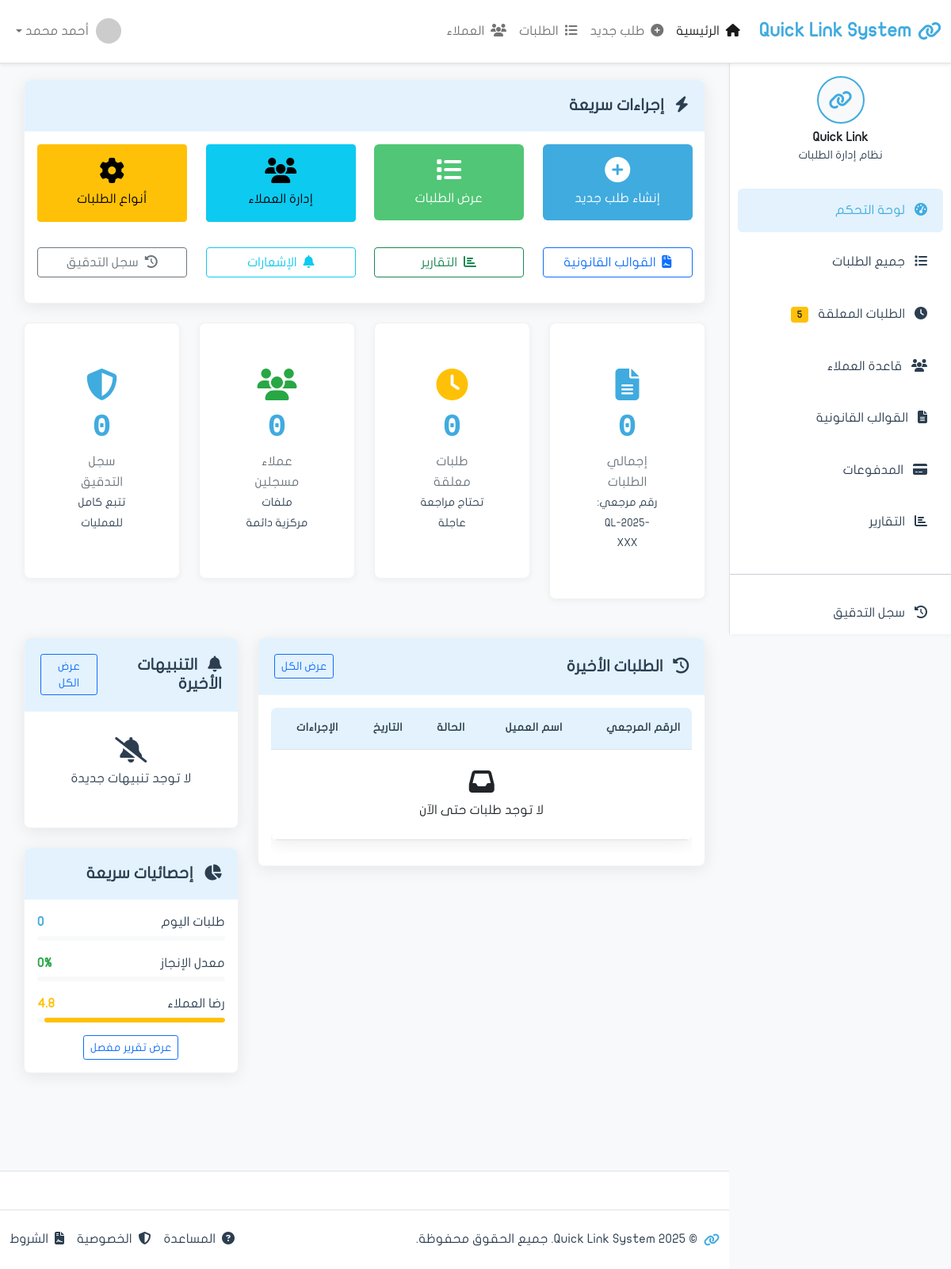
Before: / with the older database file.
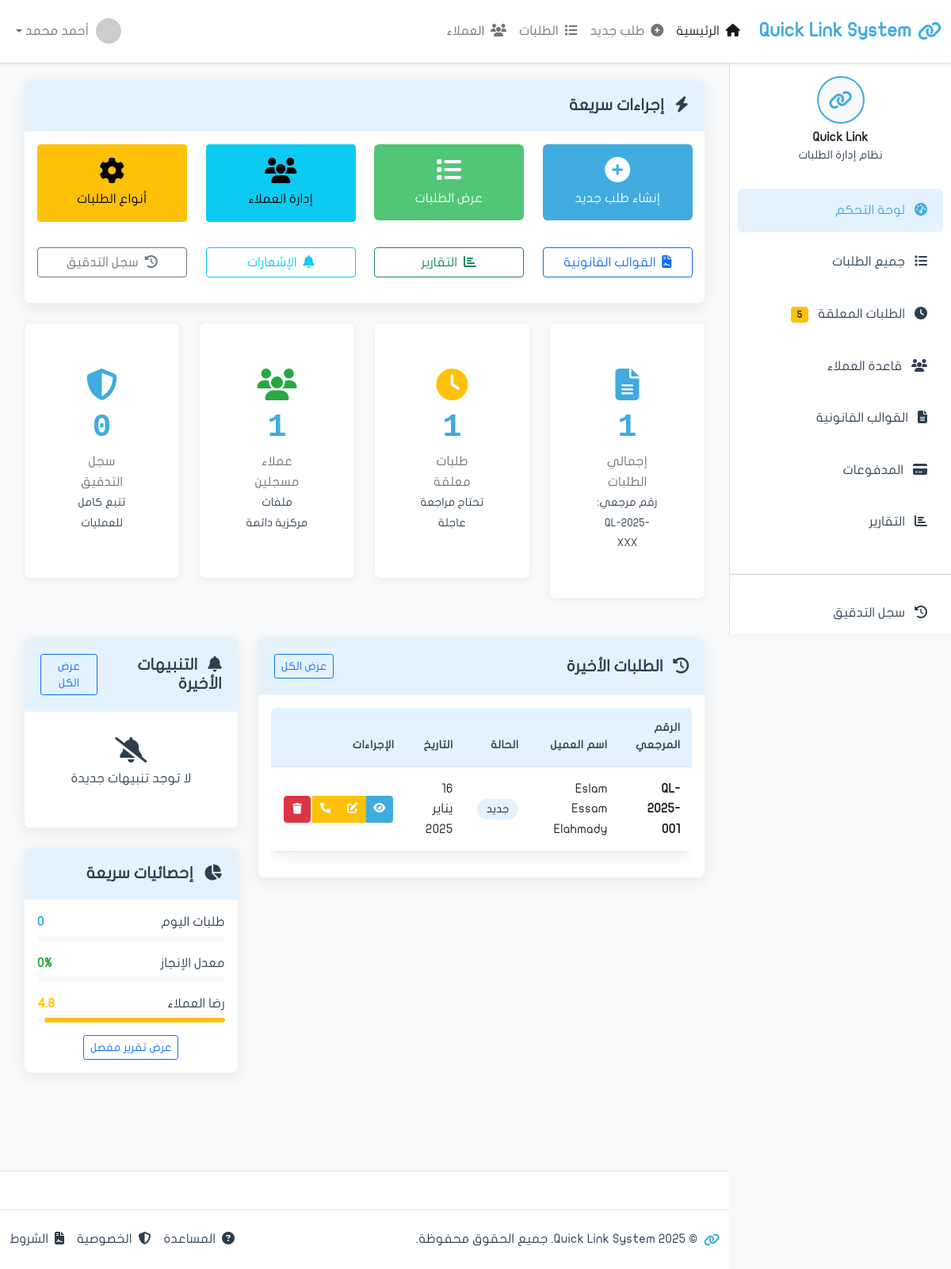
After: the same page with the newer database file.
### apps/requests/models.py (models this page shows, shortened)
class Request(models.Model):
    reference_number = models.CharField(
        'الرقم المرجعي',
        max_length=20,
        unique=True,
        editable=False
    )  # QL-2025-001
    customer = models.ForeignKey(
        'clients.Customer',
        on_delete=models.PROTECT,
        related_name='requests',
        verbose_name='العميل'
    )
    request_type = models.ForeignKey(
        'RequestType',
        on_delete=models.PROTECT,
        related_name='requests',
        verbose_name='نوع الطلب',
        null=True,  # للتوافق مع البيانات القديمة
        blank=True
    )
    request_type_legacy = models.CharField(
        'نوع الطلب (قديم)',
        max_length=100,
        blank=True,
        null=True
    )
    status = models.CharField(
        'الحالة',
        max_length=20,
        choices=RequestStatus.choices,
        default=RequestStatus.NEW
    )
    priority = models.CharField('الأولوية', max_length=20, choices=[
        ('low', 'منخفضة'),
        ('medium', 'متوسطة'),
        ('high', 'عالية'),
        ('urgent', 'عاجلة'),
    ], default='medium')
    template = models.ForeignKey(
        'Template',
        on_delete=models.PROTECT,
        related_name='requests',
        verbose_name='القالب القانوني',
        null=True,
        blank=True
    )
    needs_approval = models.BooleanField('يحتاج موافقة', default=True)
    approved_by = models.ForeignKey(
        'auth.User',
        on_delete=models.SET_NULL,
        null=True,
        blank=True,
        related_name='approved_requests',
        verbose_name='تمت الموافقة من'
    )
    approved_at = models.DateTimeField('تاريخ الموافقة', null=True, blank=True)
    rejected_by = models.ForeignKey(
        'auth.User',
        on_delete=models.SET_NULL,
        null=True,
        blank=True,
        related_name='rejected_requests',
        verbose_name='تم الرفض من'
    )
    rejected_at = models.DateTimeField('تاريخ الرفض', null=True, blank=True)
    rejection_reason = models.TextField('سبب الرفض', blank=True)
    submission_date = models.DateField('تاريخ التقديم', null=True, blank=True)
    due_date = models.DateField('تاريخ الاستحقاق', null=True, blank=True)
    completion_date = models.DateTimeField('تاريخ الإكمال', null=True, blank=True)
    total_amount = models.DecimalField('المبلغ الإجمالي', max_digits=10, decimal_places=2, default=0)
    is_paid = models.BooleanField('مدفوع', default=False)
    payment_method = models.CharField('طريقة الدفع', max_length=50, blank=True)
    description = models.TextField('الوصف', blank=True)
    notes = models.TextField('ملاحظات', blank=True)
    internal_notes = models.TextField('ملاحظات داخلية', blank=True)
    checklist_completed = models.BooleanField('Checklist مكتمل', default=False)
    identity_verified = models.BooleanField('الهوية موثقة', default=False)
    template_selected = models.BooleanField('القالب محدد', default=False)
    payment_confirmed = models.BooleanField('الدفع مؤكد', default=False)
    created_at = models.DateTimeField('تاريخ الإنشاء', auto_now_add=True)
    updated_at = models.DateTimeField('آخر تحديث', auto_now=True)
    created_by = models.ForeignKey(
        'auth.User',
        on_delete=models.SET_NULL,
        null=True,
        related_name='requests_created',
        verbose_name='تم الإنشاء بواسطة'
    )
    assigned_to = models.ForeignKey(
        'auth.User',
        on_delete=models.SET_NULL,
        null=True,
        blank=True,
        related_name='assigned_requests',
        verbose_name='مسند إلى'
    )
    is_deleted = models.BooleanField('محذوف', default=False)
    deleted_at = models.DateTimeField('تاريخ الحذف', null=True, blank=True)
    deleted_by = models.ForeignKey(
        'auth.User',
        on_delete=models.SET_NULL,
        null=True,
        blank=True,
        related_name='requests_deleted',
        verbose_name='تم الحذف بواسطة'
    )
    class Meta:
        verbose_name = 'طلب'
        verbose_name_plural = 'الطلبات'
        ordering = ['-created_at']
        permissions = [
            ('approve_request', 'يمكنه الموافقة على الطلبات'),
            ('reject_request', 'يمكنه رفض الطلبات'),
            ('can_delete_request', 'يمكنه حذف الطلبات'),
            ('view_all_requests', 'يمكنه رؤية جميع الطلبات'),
        ]
        indexes = [
            models.Index(fields=['reference_number']),
            models.Index(fields=['status']),
            models.Index(fields=['created_at']),
        ]

### apps/clients/models.py (models this page shows, shortened)
class Customer(models.Model):
    full_name = models.CharField('الاسم الرباعي', max_length=200)
    full_name_english = models.CharField('الاسم بالإنجليزية', max_length=200, blank=True)
    emirates_id = models.CharField(
        'رقم الهوية',
        max_length=18,
        unique=True,
        validators=[
            RegexValidator(
                regex=r'^784-\d{4}-\d{7}-\d{1}$',
                message='رقم الهوية يجب أن يكون بصيغة: 784-XXXX-XXXXXXX-X'
            )
        ]
    )
    date_of_birth = models.DateField('تاريخ الميلاد')
    nationality = models.CharField('الجنسية', max_length=100, default='الإمارات')
    gender = models.CharField('الجنس', max_length=10, choices=[
        ('male', 'ذكر'),
        ('female', 'أنثى'),
    ])
    phone = models.CharField('رقم الجوال', max_length=20)
    email = models.EmailField('البريد الإلكتروني', blank=True)
    address = models.TextField('العنوان', blank=True)
    occupation = models.CharField('المهنة', max_length=100, blank=True)
    company_name = models.CharField('اسم الشركة', max_length=200, blank=True)
    created_at = models.DateTimeField('تاريخ الإنشاء', auto_now_add=True)
    updated_at = models.DateTimeField('آخر تحديث', auto_now=True)
    created_by = models.ForeignKey(
        'auth.User',
        on_delete=models.SET_NULL,
        null=True,
        related_name='customers_created',
        verbose_name='تم الإنشاء بواسطة'
    )
    is_active = models.BooleanField('نشط', default=True)
    is_verified = models.BooleanField('موثق', default=False)
    notes = models.TextField('ملاحظات', blank=True)
    class Meta:
        verbose_name = 'عميل'
        verbose_name_plural = 'العملاء'
        ordering = ['-created_at']
        indexes = [
            models.Index(fields=['emirates_id']),
            models.Index(fields=['full_name']),
            models.Index(fields=['phone']),
        ]

### apps/requests/views.py (the view)
# urls.py: path('', views.dashboard, name='dashboard'),
def dashboard(request):
    from django.db.models import Count, Q
    from apps.audit.models import AuditLog
    total_requests = Request.objects.filter(is_deleted=False).count()
    pending_requests = Request.objects.filter(
        status__in=['new', 'in_review', 'pending_payment'],
        is_deleted=False
    ).count()
    total_customers = Customer.objects.filter(is_active=True).count()
    audit_logs_count = AuditLog.objects.count()
    recent_requests = Request.objects.filter(
        is_deleted=False
    ).select_related('customer', 'created_by').order_by('-created_at')[:10]
    today_requests = Request.objects.filter(
        created_at__date=date.today(),
        is_deleted=False
    ).count()
    completed_requests = Request.objects.filter(status='completed', is_deleted=False).count()
    completion_rate = round((completed_requests / total_requests * 100), 1) if total_requests > 0 else 0
    from apps.notifications.models import Notification
    recent_notifications = Notification.objects.filter(
        is_read=False
    ).order_by('-created_at')[:3]
    context = {
        'page_title': 'لوحة التحكم',
        'total_requests': total_requests,
        'pending_requests': pending_requests,
        'total_customers': total_customers,
        'audit_logs_count': audit_logs_count,
        'recent_requests': recent_requests,
        'today_requests': today_requests,
        'completion_rate': completion_rate,
        'recent_notifications': recent_notifications,
    }
    return render(request, 'requests/dashboard.html', context)

### apps/requests/templates/requests/dashboard.html (shortened to what the changed rows need)
{% extends 'base.html' %}
{% load static %}
{% block content %}
    <div class="row mb-4">
        <div class="col-xl-3 col-md-6 mb-4">
            <div class="card stats-card">
                <div class="card-body text-center">
                    <i class="fas fa-file-alt icon-large text-primary"></i>
                    <div class="stats-number">{{ total_requests|default:0 }}</div>
                    <div class="stats-label">إجمالي الطلبات</div>
                    <small class="text-muted">رقم مرجعي: QL-2025-XXX</small>
                </div>
            </div>
        </div>
        <div class="col-xl-3 col-md-6 mb-4">
            <div class="card stats-card">
                <div class="card-body text-center">
                    <i class="fas fa-clock icon-large text-warning"></i>
                    <div class="stats-number">{{ pending_requests|default:0 }}</div>
                    <div class="stats-label">طلبات معلقة</div>
                    <small class="text-muted">تحتاج مراجعة عاجلة</small>
                </div>
            </div>
        </div>
        <div class="col-xl-3 col-md-6 mb-4">
            <div class="card stats-card">
                <div class="card-body text-center">
                    <i class="fas fa-users icon-large text-success"></i>
                    <div class="stats-number">{{ total_customers|default:0 }}</div>
                    <div class="stats-label">عملاء مسجلين</div>
                    <small class="text-muted">ملفات مركزية دائمة</small>
                </div>
            </div>
        </div>
    </div>
    <div class="row">
        <div class="col-lg-8 mb-4">
            <div class="card shadow-custom">
                <div class="card-body">
                    <div class="table-responsive">
                        <table class="table table-hover">
                            <thead>
                                <tr>
                                    <th>الرقم المرجعي</th>
                                    <th>اسم العميل</th>
                                    <th>الحالة</th>
                                    <th>التاريخ</th>
                                    <th>الإجراءات</th>
                                </tr>
                            </thead>
                            <tbody>
                                {% if recent_requests %}
                                    {% for req in recent_requests %}
                                    <tr>
                                        <td><strong>{{ req.reference_number }}</strong></td>
                                        <td>{{ req.customer.full_name }}</td>
                                        <td>
                                            <span class="status-badge
                                                {% if req.status == 'new' %}status-new
                                                {% elif req.status == 'in_review' %}status-inprogress
                                                {% elif req.status == 'completed' or req.status == 'paid' %}status-completed
                                                {% else %}status-cancelled{% endif %}">
                                                {{ req.get_status_display }}
                                            </span>
                                        </td>
                                        <td>{{ req.created_at|date:"d يناير Y" }}</td>
                                        <td>
                                            <div class="btn-group" role="group">
                                                <a href="{% url 'requests:detail' req.id %}" class="btn btn-action btn-view" title="عرض التفاصيل">
                                                    <i class="fas fa-eye"></i>
                                                </a>
                                                {% if req.status == 'new' or req.status == 'in_review' %}
                                                    <a href="{% url 'requests:edit' req.id %}" class="btn btn-action btn-edit" title="تعديل">
                                                        <i class="fas fa-edit"></i>
                                                    </a>
                                                {% endif %}
                                                <a href="{% url 'chat:room' %}?customer_id={{ req.customer.id }}" class="btn btn-action btn-warning" title="اتصال عبر WhatsApp">
                                                    <i class="fas fa-phone"></i>
                                                </a>
                                                {% if req.status == 'new' or req.status == 'in_review' or req.status == 'cancelled' %}
                                                    <form method="post" action="{% url 'requests:delete' req.id %}" style="display: inline;">
                                                        <button type="submit" class="btn btn-action btn-danger" title="حذف">
                                                            <i class="fas fa-trash"></i>
                                                        </button>
                                                    </form>
                                                {% endif %}
                                            </div>
                                        </td>
                                    </tr>
                                    {% endfor %}
                                {% else %}
                                    <tr>
                                        <td colspan="5" class="text-center text-muted py-4">
                                            <i class="fas fa-inbox fa-2x mb-2 d-block"></i>
                                            لا توجد طلبات حتى الآن
                                        </td>
                                    </tr>
                                {% endif %}
                            </tbody>
                        </table>
                    </div>
                </div>
            </div>
        </div>
    </div>
{% endblock content %}

Changed rows visible on the page:
added Request: reference_number "QL-2025-001", customer.full_name "Eslam Essam Elahmady", status "جديد", created_at "16 يناير 2025"
Other visible differences:
{{ total_requests|default:0 }}: "0" → "1"
{{ pending_requests|default:0 }}: "0" → "1"
{{ total_customers|default:0 }}: "0" → "1"
text no longer shown: "لا توجد طلبات حتى الآن"
